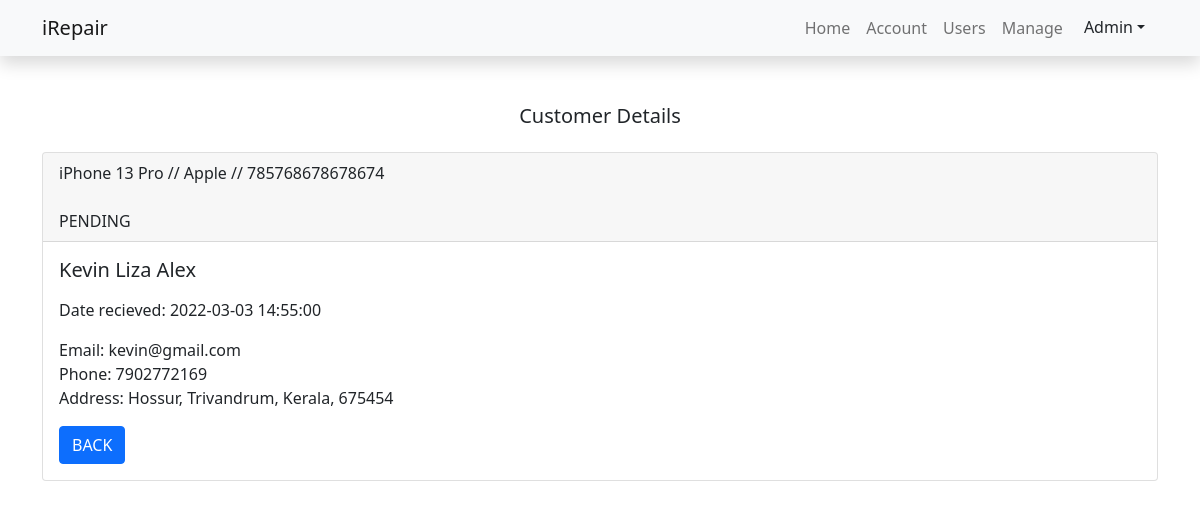
/adminuserdetail.php?id=4 (signed in), run on the app's committed database.
### tables this page shows
CREATE TABLE IF NOT EXISTS `tbl_repairdetails` (
  `id` int(11) NOT NULL AUTO_INCREMENT,
  `username` varchar(30) NOT NULL,
  `userphone` bigint(10) NOT NULL,
  `useremail` varchar(30) NOT NULL,
  `repairtype` varchar(30) NOT NULL,
  `brand` varchar(39) NOT NULL,
  `model` varchar(20) NOT NULL,
  `imei` bigint(15) NOT NULL,
  `rate` int(10) NOT NULL,
  `addressline1` varchar(50) NOT NULL,
  `addressline2` varchar(50) NOT NULL,
  `city` varchar(30) NOT NULL,
  `state` varchar(30) NOT NULL,
  `zip` int(10) NOT NULL,
  `country` varchar(30) NOT NULL,
  `rstate` int(1) NOT NULL DEFAULT '0',
  `date` varchar(50) NOT NULL,
  `status` int(11) NOT NULL DEFAULT '1',
  PRIMARY KEY (`id`)
);

### adminuserdetail.php (the view, shortened to what this page needs)
<?php
include("include/header.php");
if (isset($_SESSION["id"]) != session_id()) {
    echo ("<script LANGUAGE='JavaScript'>
        window.alert('Login first');
        window.location.href='userlogin.php';
      </script>");
} else {
?>
    <h5 class="text-center mb-4 mt-5">Customer Details</h5>
    <div class="container mb-5">
        <?php
        include("include/dbconnect.php");
        $userid = $_SESSION['viewuserid'];
        $sql = "SELECT * FROM tbl_repairdetails WHERE id=$userid";
        $result = mysqli_query($conn, $sql);
        if (mysqli_num_rows($result) > 0) {
            while ($row = mysqli_fetch_assoc($result)) {
                echo "
                <div class='card'>
            <div class='card-header'>
                " . $row['model'] . " // " . $row['brand'] . " // " . $row['imei'];
                if ($row['rstate'] == 0) {
                    echo "<p class='card-text'><br>PENDING</p>";
                } else if ($row['rstate'] == 1) {
                    echo "<p class='card-text text-secondary'>RECIEVED</p>";
                } else if ($row['rstate'] == 2) {
                    echo "<p class='card-text text-warning'>PROGRESSING</p>";
                } else if ($row['rstate'] == 3) {
                    echo "<p class='card-text text-success'>COMPLETED</p>";
                } else if ($row['rstate'] == 4) {
                    echo "<p class='card-text text-success'>OUT FOR DELIVERY</p>";
                } else if ($row['rstate'] == 5) {
                    echo "<p class='card-text text-success'>WAITING FOR PICKUP</p>";
                } else if ($row['rstate'] == 6) {
                    echo "<p class='card-text text-success'>CLOSED</p>";
                } else {
                }
                echo "</div>
            <div class='card-body'>
                <h5 class='card-title'>" . $row['username'] . "</h5>
                <p class='card-text'></p>
                <p class='card-text'>Date recieved: " . $row['date'] . "</p>
                <p class='card-text'>Email: " . $row['useremail'] . "<br>Phone: " . $row['userphone'] . "<br>Address: " . $row['addressline1'] . ", " . $row['city'] . ", " . $row['state'] . ", " . $row['zip'] . "</p>
                <a href='adminrepairstatus.php' class='btn btn-primary'>BACK</a>
            </div>
        </div>";
            }
        }
        ?>
    </div>
    </body>
    </html>
<?php
}
?>

### data on the page
tbl_repairdetails: model "iPhone 13 Pro", brand "Apple", imei "785768678678674", rstate "PENDING", username "Kevin Liza Alex", date "2022-03-03 14:55:00", useremail "kevin@gmail.com", userphone "7902772169", addressline1 "Hossur", city "Trivandrum", state "Kerala", zip "675454"

### other printed values
$nam "Admin"
